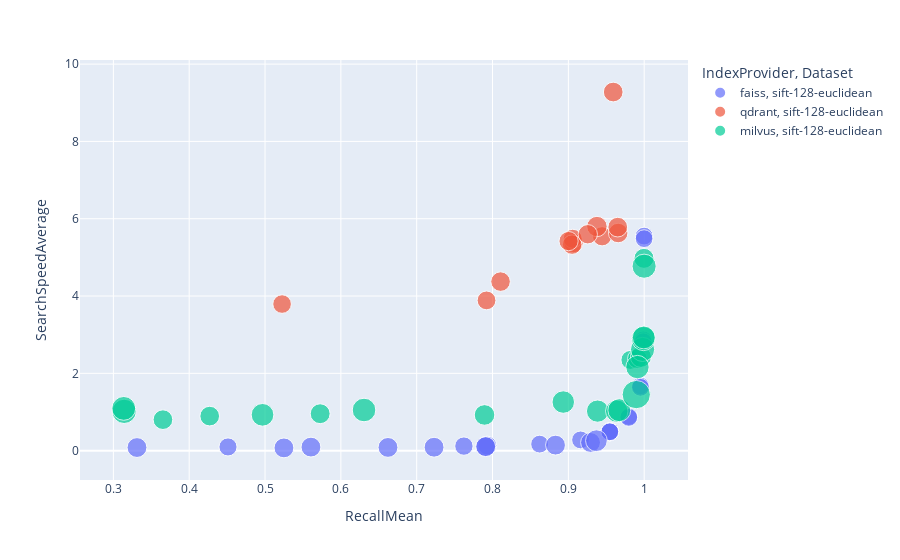

The code cell stored with this chart in its notebook:
### Markdown cell above
### Large plotly plot

### Code cell
import plotly.express as px
import plotly.graph_objects as go

# Your existing DataFrame and plot
fig = px.scatter(
    df_results,
    x="RecallMean",
    y="SearchSpeedAverage",
    hover_data=["Index","IngestingMax","BenchmarkingMean","Dataset"],
    color="IndexProvider",
    size=df_results["BenchmarkingMean"],
    symbol="Dataset"
)

# # Adding a similar scatter plot but with semi-transparency and different size mapping
# fig.add_trace(
#     go.Scatter(
#         x=df_results["Recall avg"],
#         y=df_results["Search speed avg. (ms)"],
#         mode="markers",
#         marker=dict(
#             size=df_results["ingesting_max"] / 25,  # Size based on 'ingesting_max' column
#             opacity=0.1,  # Semi-transparent markers
#             # color=fig.data[0].marker.color,  # Use the same color as the first plot
#             # line=dict(color="MediumPurple", width=2),
#         ),
#         hoverinfo="text",  # You can customize hover info as needed
#         name="Ingesting max",
#     )
# )

fig.show()

### Figure 1 — Plotly figure (JSON) as saved in the notebook; plotly's stock layout.template omitted (floating-point values rounded to 4 significant figures)
{"data": [{"customdata": [["index: faiss IVF, n_partition=64, None, L2", null, 999.8, "sift-128-euclidean"], ["index: faiss IVF, n_partition=128, None, L2", null, 1000, "sift-128-euclidean"], ["index: faiss IVF, n_partition=256, None, L2", null, 1001, "sift-128-euclidean"], ["index: faiss IVF, n_partition=512, None, L2", null, 1003.0, "sift-128-euclidean"], ["index: faiss IVF, n_partition=1024, None, L2", null, 1006, "sift-128-euclidean"], ["index: faiss IVF, n_partition=2048, None, L2", null, 1006, "sift-128-euclidean"], ["index: faiss IVF, n_partition=4096, None, L2", null, 1007, "sift-128-euclidean"], ["index: faiss IVF, n_partition=64, None, L2", null, 999.9, "sift-128-euclidean"], ["index: faiss IVF, n_partition=128, None, L2", null, 1000, "sift-128-euclidean"], ["index: faiss IVF, n_partition=256, None, L2", null, 1001, "sift-128-euclidean"], ["index: faiss IVF, n_partition=512, None, L2", null, 1003, "sift-128-euclidean"], ["index: faiss IVF, n_partition=1024, None, L2", null, 1006, "sift-128-euclidean"], ["index: faiss IVF, n_partition=1024, None, L2", null, 1006.0, "sift-128-euclidean"], ["index: faiss IVF, n_partition=1024, None, L2", null, 1006, "sift-128-euclidean"], ["index: faiss IVF, n_partition=1024, None, L2", null, 1006.0, "sift-128-euclidean"], ["index: faiss IVF, n_partition=1024, None, L2", null, 1006, "sift-128-euclidean"], ["index: faiss IVF, n_partition=1024, None, L2", null, 1006, "sift-128-euclidean"], ["index: faiss HNSW, M=4, ef_construction=32, ef_search=128, None, L2", null, 1038.0, "sift-128-euclidean"], ["index: faiss HNSW, M=8, ef_construction=32, ef_search=128, None, L2", null, 1066.0, "sift-128-euclidean"], ["index: faiss HNSW, M=16, ef_construction=32, ef_search=128, None, L2", null, 1127.0, "sift-128-euclidean"], ["index: faiss HNSW, M=32, ef_construction=32, ef_search=128, None, L2", null, 1249.0, "sift-128-euclidean"], ["index: faiss HNSW, M=64, ef_construction=32, ef_search=128, None, L2", null, 1494.0, "sift-128-euclidean"], ["index: faiss HNSW, M=32, ef_construction=8, ef_search=32, None, L2", null, 1250.0, "sift-128-euclidean"], ["index: faiss HNSW, M=32, ef_construction=16, ef_search=32, None, L2", null, 1249.0, "sift-128-euclidean"], ["index: faiss HNSW, M=32, ef_construction=32, ef_search=32, None, L2", null, 1249.0, "sift-128-euclidean"], ["index: faiss HNSW, M=32, ef_construction=64, ef_search=32, None, L2", null, 1249.0, "sift-128-euclidean"], ["index: faiss HNSW, M=32, ef_construction=32, ef_search=8, None, L2", null, 1249.0, "sift-128-euclidean"], ["index: faiss HNSW, M=32, ef_construction=32, ef_search=16, None, L2", null, 1249.0, "sift-128-euclidean"], ["index: faiss HNSW, M=32, ef_construction=32, ef_search=32, None, L2", null, 1250.0, "sift-128-euclidean"], ["index: faiss HNSW, M=32, ef_construction=32, ef_search=64, None, L2", null, 1249.0, "sift-128-euclidean"]], "hovertemplate": "IndexProvider=faiss<br>Dataset=%{customdata[3]}<br>RecallMean=%{x}<br>SearchSpeedAverage=%{y}<br>BenchmarkingMean=%{customdata[2]}<br>Index=%{customdata[0]}<br>IngestingMax=%{customdata[1]}<extra></extra>", "legendgroup": "faiss, sift-128-euclidean", "marker": {"color": "#636efa", "size": [999.8, 1000, 1001, 1003.0, 1006, 1006, 1007, 999.9, 1000, 1001, 1003, 1006, 1006.0, 1006, 1006.0, 1006, 1006, 1038.0, 1066.0, 1127.0, 1249.0, 1494.0, 1250.0, 1249.0, 1249.0, 1249.0, 1249.0, 1249.0, 1250.0, 1249.0], "sizemode": "area", "sizeref": 6.333, "symbol": "circle"}, "mode": "markers", "name": "faiss, sift-128-euclidean", "orientation": "v", "showlegend": true, "type": "scatter", "x": [0.9999, 0.9987, 0.9951, 0.9797, 0.9547, 0.9161, 0.8621, 0.9999, 0.9987, 0.9951, 0.9797, 0.9547, 0.9547, 0.9547, 0.9547, 0.9547, 0.9547, 0.4512, 0.7622, 0.7931, 0.9292, 0.937, 0.3312, 0.5606, 0.7908, 0.7229, 0.5249, 0.6621, 0.7911, 0.883], "xaxis": "x", "y": [5.551, 2.868, 1.677, 0.8823, 0.4954, 0.2775, 0.1686, 5.485, 2.817, 1.638, 0.8596, 0.4828, 0.4844, 0.4867, 0.4858, 0.487, 0.4885, 0.09607, 0.1175, 0.1318, 0.2115, 0.2581, 0.08025, 0.09165, 0.103, 0.08846, 0.07103, 0.08342, 0.1049, 0.1429], "yaxis": "y"}, {"customdata": [["index: qdrant HNSW, M=4, ef_construction=32, ef_search=128, None, L2", 615.2, 1209.0, "sift-128-euclidean"], ["index: qdrant HNSW, M=8, ef_construction=32, ef_search=128, None, L2", 673.8, 1169.0, "sift-128-euclidean"], ["index: qdrant HNSW, M=16, ef_construction=32, ef_search=128, None, L2", 651.3, 1209.0, "sift-128-euclidean"], ["index: qdrant HNSW, M=32, ef_construction=32, ef_search=128, None, L2", 625.6, 1229.0, "sift-128-euclidean"], ["index: qdrant HNSW, M=64, ef_construction=32, ef_search=128, None, L2", 638.4, 1315.0, "sift-128-euclidean"], ["index: qdrant HNSW, M=32, ef_construction=8, ef_search=32, None, L2", 672.5, 1095.0, "sift-128-euclidean"], ["index: qdrant HNSW, M=32, ef_construction=16, ef_search=32, None, L2", 626.6, 1117.0, "sift-128-euclidean"], ["index: qdrant HNSW, M=32, ef_construction=32, ef_search=32, None, L2", 640.7, 1177.0, "sift-128-euclidean"], ["index: qdrant HNSW, M=32, ef_construction=64, ef_search=32, None, L2", 628.2, 1232.0, "sift-128-euclidean"], ["index: qdrant HNSW, M=32, ef_construction=32, ef_search=8, None, L2", 656.5, 1144.0, "sift-128-euclidean"], ["index: qdrant HNSW, M=32, ef_construction=32, ef_search=16, None, L2", 644.8, 1197.0, "sift-128-euclidean"], ["index: qdrant HNSW, M=32, ef_construction=32, ef_search=32, None, L2", 661.3, 1171.0, "sift-128-euclidean"], ["index: qdrant HNSW, M=32, ef_construction=32, ef_search=64, None, L2", 654.4, 1184.0, "sift-128-euclidean"]], "hovertemplate": "IndexProvider=qdrant<br>Dataset=%{customdata[3]}<br>RecallMean=%{x}<br>SearchSpeedAverage=%{y}<br>BenchmarkingMean=%{customdata[2]}<br>Index=%{customdata[0]}<br>IngestingMax=%{customdata[1]}<extra></extra>", "legendgroup": "qdrant, sift-128-euclidean", "marker": {"color": "#EF553B", "size": [1209.0, 1169.0, 1209.0, 1229.0, 1315.0, 1095.0, 1117.0, 1177.0, 1232.0, 1144.0, 1197.0, 1171.0, 1184.0], "sizemode": "area", "sizeref": 6.333, "symbol": "circle"}, "mode": "markers", "name": "qdrant, sift-128-euclidean", "orientation": "v", "showlegend": true, "type": "scatter", "x": [0.8106, 0.9445, 0.9657, 0.9651, 0.9377, 0.5225, 0.7921, 0.9069, 0.9592, 0.9057, 0.9049, 0.9003, 0.9256], "xaxis": "x", "y": [4.373, 5.546, 5.63, 5.783, 5.798, 3.793, 3.887, 5.369, 9.278, 5.482, 5.33, 5.421, 5.599], "yaxis": "y"}, {"customdata": [["index: milvus IVF, n_partition=64, None, L2", 1120.0, 1143.0, "sift-128-euclidean"], ["index: milvus IVF, n_partition=128, None, L2", 1475.0, 1221.0, "sift-128-euclidean"], ["index: milvus IVF, n_partition=256, None, L2", 829.4, 1402.0, "sift-128-euclidean"], ["index: milvus IVF, n_partition=512, None, L2", 996.4, 1846.0, "sift-128-euclidean"], ["index: milvus IVF, n_partition=1024, None, L2", 1909.0, 1826.0, "sift-128-euclidean"], ["index: milvus IVF, n_partition=2048, None, L2", 2652.0, 1654.0, "sift-128-euclidean"], ["index: milvus IVF, n_partition=4096, None, L2", 2854.0, 1273.0, "sift-128-euclidean"], ["index: milvus IVF, n_partition=64, None, L2", 1735.0, 1253.0, "sift-128-euclidean"], ["index: milvus IVF, n_partition=128, None, L2", 1484.0, 1630.0, "sift-128-euclidean"], ["index: milvus IVF, n_partition=256, None, L2", 1459.0, 1228.0, "sift-128-euclidean"], ["index: milvus IVF, n_partition=512, None, L2", 1372.0, 1227.0, "sift-128-euclidean"], ["index: milvus IVF, n_partition=1024, None, L2", 1502.0, 1872.0, "sift-128-euclidean"], ["index: milvus IVF, n_partition=1024, None, L2", 1915.0, 1802.0, "sift-128-euclidean"], ["index: milvus IVF, n_partition=1024, None, L2", 1372.0, 1765.0, "sift-128-euclidean"], ["index: milvus IVF, n_partition=1024, None, L2", 2614.0, 1604.0, "sift-128-euclidean"], ["index: milvus IVF, n_partition=1024, None, L2", 1591.0, 1728.0, "sift-128-euclidean"], ["index: milvus IVF, n_partition=1024, None, L2", 1897.0, 1844.0, "sift-128-euclidean"], ["index: milvus HNSW, M=4, ef_construction=32, ef_search=128, None, L2", 1410.0, 1343.0, "sift-128-euclidean"], ["index: milvus HNSW, M=8, ef_construction=32, ef_search=128, None, L2", 1405.0, 1569.0, "sift-128-euclidean"], ["index: milvus HNSW, M=16, ef_construction=32, ef_search=128, None, L2", 1432.0, 1597.0, "sift-128-euclidean"], ["index: milvus HNSW, M=32, ef_construction=32, ef_search=128, None, L2", 1414.0, 1669.0, "sift-128-euclidean"], ["index: milvus HNSW, M=64, ef_construction=32, ef_search=128, None, L2", 1692.0, 2533.0, "sift-128-euclidean"]], "hovertemplate": "IndexProvider=milvus<br>Dataset=%{customdata[3]}<br>RecallMean=%{x}<br>SearchSpeedAverage=%{y}<br>BenchmarkingMean=%{customdata[2]}<br>Index=%{customdata[0]}<br>IngestingMax=%{customdata[1]}<extra></extra>", "legendgroup": "milvus, sift-128-euclidean", "marker": {"color": "#00cc96", "size": [1143.0, 1221.0, 1402.0, 1846.0, 1826.0, 1654.0, 1273.0, 1253.0, 1630.0, 1228.0, 1227.0, 1872.0, 1802.0, 1765.0, 1604.0, 1728.0, 1844.0, 1343.0, 1569.0, 1597.0, 1669.0, 2533.0], "sizemode": "area", "sizeref": 6.333, "symbol": "circle"}, "mode": "markers", "name": "milvus, sift-128-euclidean", "orientation": "v", "showlegend": true, "type": "scatter", "x": [0.9818, 0.991, 0.9957, 0.9979, 0.999, 0.9995, 0.9997, 0.5727, 0.4967, 0.427, 0.3654, 0.3142, 0.3137, 0.6305, 0.8933, 0.9911, 0.9999, 0.7895, 0.9385, 0.9638, 0.9672, 0.9895], "xaxis": "x", "y": [2.347, 2.378, 2.426, 2.619, 2.898, 2.928, 4.975, 0.9552, 0.9266, 0.8938, 0.8014, 1.016, 1.093, 1.051, 1.257, 2.162, 4.772, 0.9237, 1.023, 1.022, 1.047, 1.45], "yaxis": "y"}], "layout": {"legend": {"itemsizing": "constant", "title": {"text": "IndexProvider, Dataset"}, "tracegroupgap": 0}, "margin": {"t": 60}, "xaxis": {"anchor": "y", "domain": [0, 1], "title": {"text": "RecallMean"}}, "yaxis": {"anchor": "x", "domain": [0, 1], "title": {"text": "SearchSpeedAverage"}}}}
